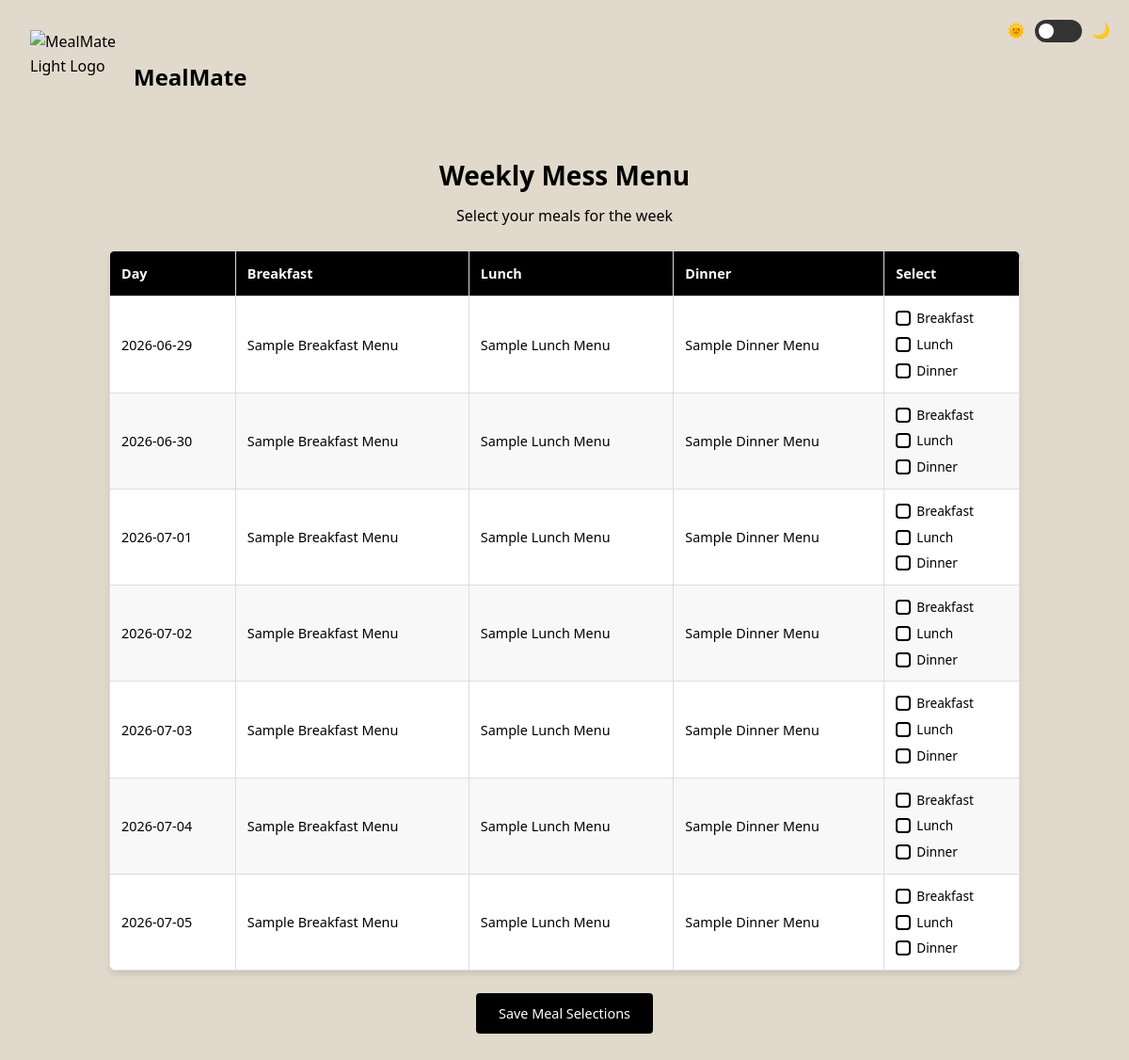
/menu (signed in), run on the app's committed database.
### app.py (models this page shows, shortened)
class WeeklyMenu(db.Model):
    __tablename__ = 'weeklymenu'
    MenuID = db.Column(db.Integer, primary_key=True)
    Date = db.Column(db.Date, nullable=False)
    Breakfast = db.Column(db.String(255))
    Lunch = db.Column(db.String(255))
    Dinner = db.Column(db.String(255))

### app.py (the view, shortened to what this page needs)
@app.route('/menu')
def menu():
    if 'student_id' not in session:
        return redirect(url_for('student'))
    student = Student.query.get(session['student_id'])
    if not student:
        session.clear()
        return redirect(url_for('student'))
    current_date = datetime.now().date()
    start_of_week = current_date - timedelta(days=current_date.weekday())
    end_of_week = start_of_week + timedelta(days=6)
    weekly_menu = WeeklyMenu.query.filter(
        WeeklyMenu.Date >= start_of_week,
        WeeklyMenu.Date <= end_of_week
    ).order_by(WeeklyMenu.Date).all()
    menu_by_date = {menu.Date: menu for menu in weekly_menu}
    menu_list = []
    current_date_iter = start_of_week
    while current_date_iter <= end_of_week:
        menu = menu_by_date.get(current_date_iter)
        menu_list.append(menu)
        current_date_iter += timedelta(days=1)
    selections = MealSelection.query.filter(
        MealSelection.StudentID == student.StudentID,
        MealSelection.Date >= start_of_week,
        MealSelection.Date <= end_of_week
    ).all()
    selections_by_date = {selection.Date: selection for selection in selections}
    requested_month = request.args.get('month', '').lower()
    month_mapping = {
        'january': 1, 'february': 2, 'march': 3, 'april': 4,
        'may': 5, 'june': 6, 'july': 7, 'august': 8,
        'september': 9, 'october': 10, 'november': 11, 'december': 12
    }
    current_month = month_mapping.get(requested_month, current_date.month)
    year = 2025
    first_day = datetime(year, current_month, 1).date()
    if current_month == 12:
        last_day = datetime(year, 12, 31).date()
    else:
        last_day = datetime(year, current_month + 1, 1).date() - timedelta(days=1)
    monthly_menu = WeeklyMenu.query.filter(
        WeeklyMenu.Date >= first_day,
        WeeklyMenu.Date <= last_day
    ).order_by(WeeklyMenu.Date).all()
    monthly_dates = {menu.Date for menu in monthly_menu}
    current_date = first_day
    while current_date <= last_day:
        if current_date not in monthly_dates:
            menu = WeeklyMenu(
                Date=current_date,
                Breakfast='',
                Lunch='',
                Dinner=''
            )
            db.session.add(menu)
            monthly_menu.append(menu)
        current_date += timedelta(days=1)
    monthly_menu.sort(key=lambda x: x.Date)
    weekly_menu_data = []
    for menu in menu_list:
        weekly_menu_data.append({
            'date': menu.Date.strftime('%Y-%m-%d'),
            'breakfast': menu.Breakfast or '',
            'lunch': menu.Lunch or '',
            'dinner': menu.Dinner or ''
        })
    monthly_menu_data = []
    for menu in monthly_menu:
        monthly_menu_data.append({
            'date': menu.Date.strftime('%Y-%m-%d'),
            'breakfast': menu.Breakfast or '',
            'lunch': menu.Lunch or '',
            'dinner': menu.Dinner or ''
        })
    selections_data = []
    return render_template('menu.html',
                         student=student,
                         weekly_menu=weekly_menu_data,
                         monthly_menu=monthly_menu_data,
                         selections=selections_data,
                         current_month=current_month)

### templates/menu.html (shortened to what this page needs)
{% extends "base.html" %}
{% block content %}
<div class="logo">
    <img src="img/2.png" alt="MealMate Light Logo" class="light-logo">
    <span class="logo-text">MealMate</span>
</div>
<div class="theme-switch-wrapper">
    <span>🌞</span>
    <label class="theme-switch">
        <span class="slider"></span>
    </label>
    <span>🌙</span>
</div>
<div class="container">
    <div class="header">
        <h1>Weekly Mess Menu</h1>
        <p>Select your meals for the week</p>
    </div>
    <table class="menu-table">
        <thead>
            <tr>
                <th>Day</th>
                <th>Breakfast</th>
                <th>Lunch</th>
                <th>Dinner</th>
                <th>Select</th>
            </tr>
        </thead>
        <tbody>
            {% for menu in weekly_menu %}
            <tr>
                <td>{{ menu.date }}</td>
                <td>{{ menu.breakfast }}</td>
                <td>{{ menu.lunch }}</td>
                <td>{{ menu.dinner }}</td>
                <td class="meal-checkbox">
                    <div class="meal-selections">
                        <label class="checkbox-label">
                            <input type="checkbox"
                                   class="custom-checkbox"
                                   data-date="{{ menu.date }}"
                                   data-meal="breakfast"
                                   {% if selections and selections[loop.index0] and selections[loop.index0].breakfast == 'Yes' %}checked{% endif %}>
                            <span>Breakfast</span>
                        </label>
                        <label class="checkbox-label">
                            <input type="checkbox"
                                   class="custom-checkbox"
                                   data-date="{{ menu.date }}"
                                   data-meal="lunch"
                                   {% if selections and selections[loop.index0] and selections[loop.index0].lunch == 'Yes' %}checked{% endif %}>
                            <span>Lunch</span>
                        </label>
                        <label class="checkbox-label">
                            <input type="checkbox"
                                   class="custom-checkbox"
                                   data-date="{{ menu.date }}"
                                   data-meal="dinner"
                                   {% if selections and selections[loop.index0] and selections[loop.index0].dinner == 'Yes' %}checked{% endif %}>
                            <span>Dinner</span>
                        </label>
                    </div>
                </td>
            </tr>
            {% endfor %}
        </tbody>
    </table>
    <button class="save-selections" onclick="saveSelections()">Save Meal Selections</button>
</div>
{% endblock %}

### templates/base.html (style rules this page uses)
html[data-theme='light'] { --primary: #00796b; --primary-light: #48a999; --secondary: #ff6f00; --background: #f5f5f5; --card-bg: #ffffff; --text: #212121; --text-secondary: #757575; --border: #e0e0e0; --table-stripe: #f8f8f8; --table-hover: #e8f5e9; --button-bg: var(--primary); --button-hover: var(--primary-light); --icon-bg: #e0f2f1; --gradient-start: #00897b; --gradient-end: #009688; --card-shadow: rgba(0, 0, 0, 0.1); --accent: #ff9800; --header-text: #ffffff; --pattern-opacity: 0.05; }
* { margin: 0; padding: 0; box-sizing: border-box; font-family: 'Poppins', sans-serif; }
body { background-color: var(--background); color: var(--text); line-height: 1.6; }
.container { max-width: 1200px; margin: 0 auto; padding: 20px; }
table { width: 100%; border-collapse: collapse; margin: 20px 0; background-color: var(--card-bg); box-shadow: 0 2px 4px var(--card-shadow); }
th, td { padding: 12px; text-align: left; border-bottom: 1px solid var(--border); }
th { background-color: var(--primary); color: var(--header-text); }
tr:nth-child(even) { background-color: var(--table-stripe); }
h1 { color: var(--primary); margin: 0; }

### templates/menu.html (style rules this page uses)
* { margin: 0; padding: 0; box-sizing: border-box; font-family: 'Segoe UI', Tahoma, Geneva, Verdana, sans-serif; transition: background-color 0.3s, color 0.3s; }
html[data-theme='light'] { --primary: #000000; --secondary: #333333; --background: #e1d9cc; --card-bg: #ffffff; --text: #000000; --text-secondary: #666666; --border: #ddd; --table-stripe: #f8f8f8; --table-hover: #eee; }
html[data-theme='light'] .logo img.light-logo { display: block; }
body { background-color: var(--background); color: var(--text); padding: 2rem; }
.logo { display: flex; align-items: center; gap: 10px; margin-bottom: 2rem; }
.logo-text { font-size: 24px; font-weight: bold; color: var(--text); }
.logo img.light-logo { display: none; width: 100px; height: 100px; }
.container { max-width: 1000px; margin: 0 auto; padding: 0 1rem; }
.header { text-align: center; margin-bottom: 1.5rem; }
.header h1 { color: var(--primary); font-size: 1.75rem; margin-bottom: 0.5rem; }
.theme-switch-wrapper { position: fixed; top: 20px; right: 20px; display: flex; align-items: center; gap: 10px; z-index: 1000; }
.theme-switch { position: relative; width: 50px; height: 24px; }
.slider { position: absolute; cursor: pointer; top: 0; left: 0; right: 0; bottom: 0; background-color: var(--secondary); border-radius: 34px; transition: 0.4s; }
.slider:before { position: absolute; content: ""; height: 16px; width: 16px; left: 4px; bottom: 4px; background-color: var(--card-bg); border-radius: 50%; transition: 0.4s; }
.menu-table { width: 100%; border-collapse: collapse; background: var(--card-bg); border-radius: 8px; overflow: hidden; box-shadow: 0 4px 6px rgba(0, 0, 0, 0.1); font-size: 0.9rem; }
.menu-table th, .menu-table td { padding: 0.75rem; text-align: left; border: 1px solid var(--border); color: var(--text); }
.menu-table th { background: var(--primary); color: var(--card-bg); }
.menu-table tr:nth-child(even) { background: var(--table-stripe); }
.meal-checkbox { text-align: center; }
.meal-selections { display: flex; flex-direction: column; gap: 6px; }
.checkbox-label { display: flex; align-items: center; gap: 6px; cursor: pointer; user-select: none; font-size: 0.85rem; }
.custom-checkbox { width: 16px; height: 16px; cursor: pointer; appearance: none; border: 2px solid var(--primary); border-radius: 4px; background: var(--card-bg); transition: all 0.3s; position: relative; }
.save-selections { display: block; margin: 1.5rem auto; padding: 0.75rem 1.5rem; background: var(--primary); color: var(--card-bg); border: none; border-radius: 4px; cursor: pointer; font-size: 0.9rem; transition: background-color 0.3s; }

### data on the page
WeeklyMenu: date "2026-06-29", breakfast "Sample Breakfast Menu", lunch "Sample Lunch Menu", dinner "Sample Dinner Menu"
WeeklyMenu: date "2026-06-30", breakfast "Sample Breakfast Menu", lunch "Sample Lunch Menu", dinner "Sample Dinner Menu"
WeeklyMenu: date "2026-07-01", breakfast "Sample Breakfast Menu", lunch "Sample Lunch Menu", dinner "Sample Dinner Menu"
WeeklyMenu: date "2026-07-02", breakfast "Sample Breakfast Menu", lunch "Sample Lunch Menu", dinner "Sample Dinner Menu"
WeeklyMenu: date "2026-07-03", breakfast "Sample Breakfast Menu", lunch "Sample Lunch Menu", dinner "Sample Dinner Menu"
WeeklyMenu: date "2026-07-04", breakfast "Sample Breakfast Menu", lunch "Sample Lunch Menu", dinner "Sample Dinner Menu"
WeeklyMenu: date "2026-07-05", breakfast "Sample Breakfast Menu", lunch "Sample Lunch Menu", dinner "Sample Dinner Menu"
